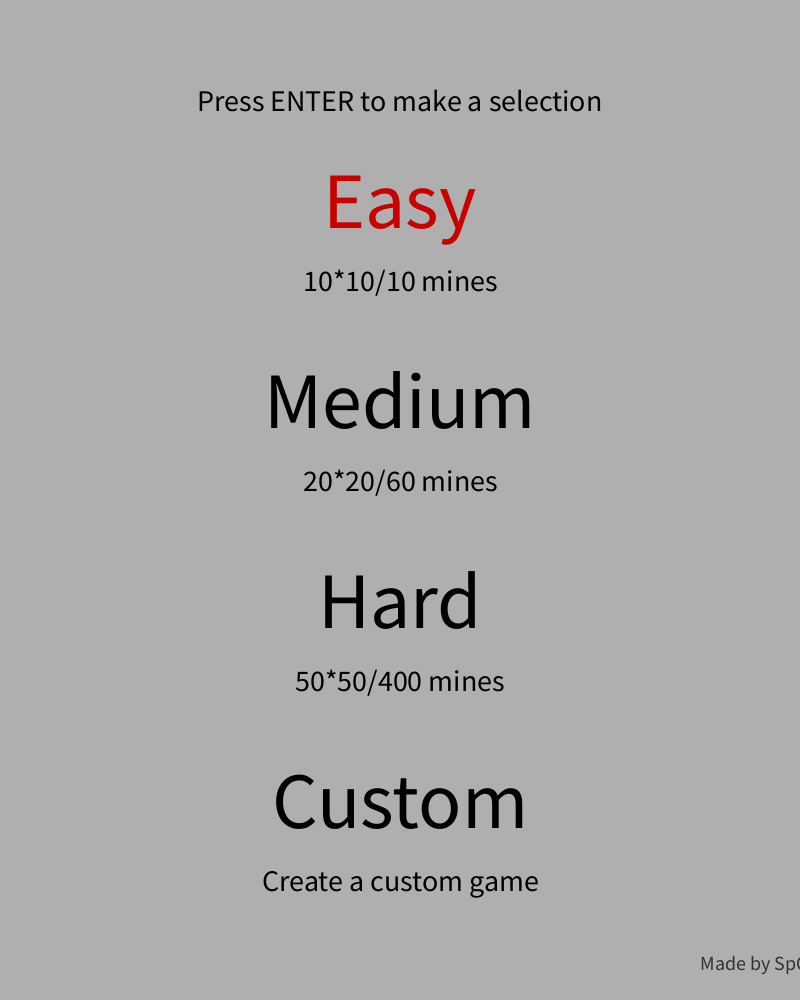
Frame 1 (no input)
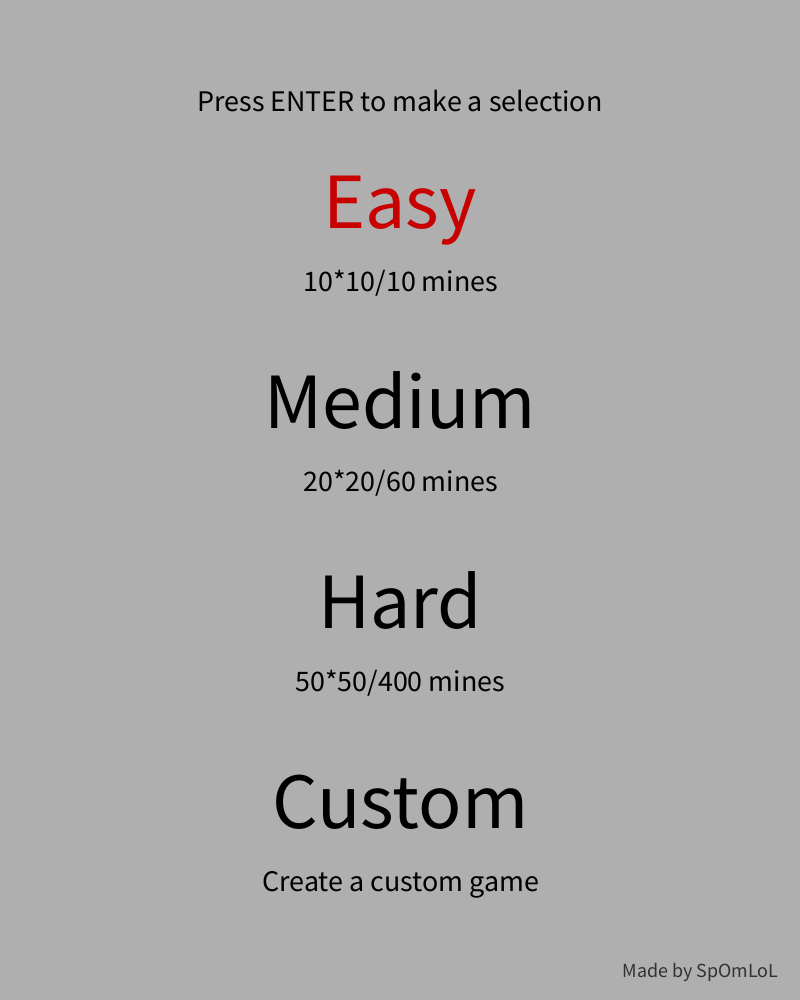
Frame 60 (the mouse pressed at the canvas centre just before this capture)
Frame 120 (the mouse held since frame 60 and released just before this capture): identical to frame 60, image omitted

The Processing sketch that drew these frames (run headless with seeded random() and noise(); from frame 60 on, the mouse is pressed at the canvas centre):

// Processing sketch: minesweeper
// ── minesweeper.pde
int size;
int mines;
int flagCount;
int[][] board;
boolean[][] reveal;
boolean[][] flag;
boolean GO;
int hidden;
int textsize;
boolean play;
int select, select2;
boolean custom;
int custmines=10;
int custsize=10;
void setup() {
  size(800, 1000);
  play = false;
  select2 = 0;
  custom = false;
}

void draw() {
  background(175);
  textMode(RIGHT);
  textSize(20);
  stroke(50);
  fill(50);
  text("Made by SpOmLoL", 700, 970);
  stroke(0);
  fill(0);
  if (play) {

    int space = 800/size;
    stroke(50);
    fill(125);
    for (int i = 0; i<size; i++) {
      for (int j = 0; j<size; j++) {
        if (reveal[i][j]==true) {
          if (board[i][j] == -1) {
            stroke(50);
            fill(200);
            rect(space*i, space*j, space, space);
            fill(0);
            ellipse(space*i+space/2, space*j+space/2, space, space);
          } else if (board[i][j] != 0) {
            fill(0);
            circle(space*i+space/2, space*j+space/2, space);
            stroke(50);
            fill(200);
            rect(space*i, space*j, space, space);
            fill(0);
            textSize(textsize);
            switch (board[i][j]) {
            case 1:
              fill(0, 0, 200);
              break;
            case 2:
              fill(0, 200, 0);
              break;
            case 3:
              fill(200, 0, 0);
              break;
            case 4:
              fill(128, 0, 128);
              break;
            case 5:
              fill(128, 0, 0);
              break;
            case 6:
              fill(64, 224, 208);
              break;
            case 7:
              fill(0, 0, 0);
              break;
            case 8:
              fill(100, 100, 100);
              break;
            }
            text(board[i][j], space*i+space/2, space*j+space/2);
          } else {
            stroke(50);
            fill(200);
            rect(space*i, space*j, space, space);
          }
        } else if (flag[i][j] == true) {
          stroke(50);
          fill(200);
          rect(space*i, space*j, space, space);
          fill(200, 0, 0);
          triangle(space*i, space*j, space*i, space*j+space, space*i+space, space*j+space/2);
        } else {
          stroke(50);
          fill(125);
          rect(space*i, space*j, space, space);
        }
      }
    }
    fill(0);
    if (GO == false && hidden>mines) {
      textAlign(LEFT, CENTER);
      textSize(30);
      text("Mines: "+mines, 20, 820);
      text("Flags: "+flagCount, 20, 850);
      text("Squares remaining: "+hidden, 20, 880);
      text("Squares revealed: "+((size*size)-hidden), 20, 910);
      text("Reveals needed before winning: "+(hidden-mines), 20, 940);

      textAlign(CENTER, CENTER);
    } else if (GO) {
      textSize(80);
      text("Game Over", 400, 900);
      textSize(textsize);
    } else {
      textSize(80);
      text("Victory! You win!", 400, 900);
      textSize(textsize);
    }
  } else if (custom) {
    stroke(0);
    textSize(50);
    if (select2 == 0) { 
      fill(200, 0, 0);
    } else {
      fill(0);
    }
    text("Size: "+custsize, 400, 330);
    if (select2 == 1) { 
      fill(200, 0, 0);
    } else {
      fill(0);
    }
    text("Mines: "+custmines, 400, 530);
    if (select2 == 2) { 
      fill(200, 0, 0);
    } else {
      fill(0);
    }
    text("Return", 400, 730);
    line(100, 400, 700, 400);
    line(100, 600, 700, 600);
    fill(200, 0, 0);
    rectMode(CENTER);
    rect(map(custsize, 10, 100, 100, 700), 400, 20, 50);
    rect(map(custmines, 10, constrain(custsize*custsize, 100, 400), 100, 700), 600, 20, 50);
    rectMode(CORNER);
  } else {
    textAlign(CENTER, CENTER);
    textSize(30);
    text("Press ENTER to make a selection",400,100);
    textSize(80);
    if (select == 0) { 
      fill(200, 0, 0);
    } else {
      fill(0);
    }
    text("Easy", 400, 200);
    if (select == 1) { 
      fill(200, 0, 0);
    } else {
      fill(0);
    }
    text("Medium", 400, 400);
    if (select == 2) { 
      fill(200, 0, 0);
    } else {
      fill(0);
    }
    text("Hard", 400, 600);
    if (select == 3) { 
      fill(200, 0, 0);
    } else {
      fill(0);
    }
    text("Custom", 400, 800);
    textSize(30);
    fill(0);
    text("10*10/10 mines", 400, 280);
    text("20*20/60 mines", 400, 480);
    text("50*50/400 mines", 400, 680);
    text("Create a custom game", 400, 880);
  }
}

void mousePressed() {
  if (play) {
    if (!GO && mouseY<800 && hidden > mines) {
      reveal(floor(mouseX/(800/size)), floor(mouseY/(800/size)));
    } else {
      setup();
    }
  }
}

void keyPressed() {
  if (!play) {
    if (!custom) {
      if (keyCode == UP) {
        select --;
      } else if (keyCode == DOWN) {
        select ++;
      }
      select = constrain(select, 0, 3);
      if (keyCode == ENTER && select != 3) {
        play = true;
        newGame();
      } else if (keyCode == ENTER && select == 3) {
        custom = true;
      }
    } else if (custom == true) {
      if (keyCode == ENTER) {
        if (select2 == 2) {
          custom=false;
        } else {
          play = true;
          newGame();
          custom=false;
        }
      } else {
        if (keyCode == UP) {
          select2 --;
        } else if (keyCode == DOWN) {
          select2 ++;
        }
        select2 = constrain(select2, 0, 2);
        if (keyCode == LEFT && select2 ==0) {
          int i = custsize-1;
          while (800%i !=0) {
            i--;
          }
          custsize =i;
        } else if (keyCode == RIGHT && select2 ==0) {
          int i = custsize+1;
          while (800%i !=0) {
            i++;
          }
          custsize =i;
        } else if (keyCode == LEFT && select2 ==1) {
          custmines --;
        } else if (keyCode == RIGHT && select2 ==1) {
          custmines ++;
        }
        custsize = constrain(custsize, 10, 100);
        custmines = constrain(custmines, 10, constrain(custsize*custsize, 100, 400));
      }
    }
  }
}

void reveal(int x, int y) {
  if (reveal[x][y] == false && flag[x][y]==false) {
    if (mouseButton==RIGHT) {
      flag[x][y]=true;
      flagCount++;
    } else {
      reveal[x][y]= true;
      hidden--;
      if (board[x][y] == 0) {
        for (int i = x-1; i<=x+1; i++) {
          for (int j = y-1; j<=y+1; j++) {
            if (i>=0 && i<size && j >=0 && j<size) {
              reveal(i, j);
            }
          }
        }
      } else if (board[x][y] == -1) {
        GO = true;
      }
    }
  } else if (flag[x][y]==true && mouseButton==RIGHT) {
    flag[x][y]=false;
    flagCount--;
  }
}

void newGame() {
  textAlign(CENTER, CENTER);
  GO = false;
  if (select == 0) {
    textsize = 45;
    size = 10;
    mines = 10;
  } else if (select == 1) {
    textsize = 30;
    size = 20;
    mines = 60;
  } else if (select == 2) {
    textsize = 15;
    size = 50;
    mines = 400;
  } else {
    size = custsize;
    mines = custmines;
    textsize = int(map(float(custsize), 10, 100, 45, 10));
  }
  flagCount = 0;
  textSize(textsize);
  hidden = size*size;
  int minesplaced=0;
  board = new int[size][size];
  reveal = new boolean[size][size];
  flag = new boolean[size][size];
  for (int i = 0; i<size; i++) {
    for (int j = 0; j<size; j++) {
      board[i][j] =0;
      reveal[i][j]=false;
      flag[i][j]=false;
    }
  }

  while (minesplaced < mines) {
    int x = floor(random(0, size));
    int y = floor(random(0, size));
    if (board[x][y] != -1) {
      minesplaced ++;
      board[x][y] = -1;
    }
  }
  for (int i = 0; i<size; i++) {
    for (int j = 0; j<size; j++) {
      if (board[i][j] != -1) {
        int sum = 0;
        if (i!=0) {
          if (board[i-1][j] == -1) {
            sum ++;
          }
          if (j!=0) {
            if (board[i-1][j-1] == -1) {
              sum ++;
            }
          }
          if (j!=size-1) {
            if (board[i-1][j+1] == -1) {
              sum ++;
            }
          }
        }
        if (i!=size-1) {
          if (board[i+1][j] == -1) {
            sum ++;
          }
          if (j!=0) {
            if (board[i+1][j-1] == -1) {
              sum ++;
            }
          }
          if (j!=size-1) {
            if (board[i+1][j+1] == -1) {
              sum ++;
            }
          }
        }
        if (j!=0) {
          if (board[i][j-1] == -1) {
            sum ++;
          }
        }
        if (j!=size-1) {
          if (board[i][j+1] == -1) {
            sum ++;
          }
        }
        board[i][j] = sum;
      }
    }
  }
}
